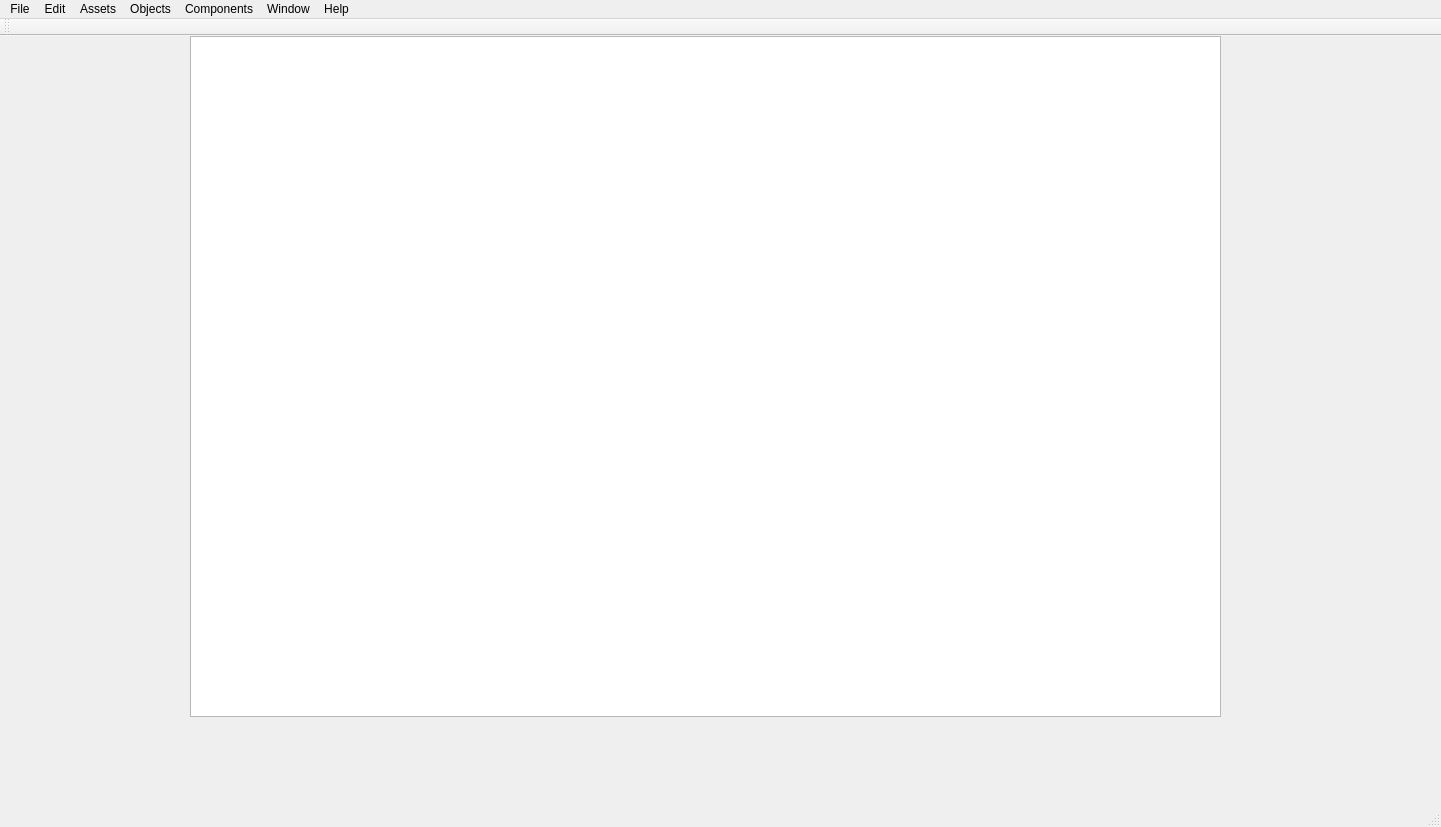
<?xml version="1.0" encoding="UTF-8"?>
<ui version="4.0">
 <class>ConceptEditorClass</class>
 <widget class="QMainWindow" name="ConceptEditorClass">
  <property name="geometry">
   <rect>
    <x>0</x>
    <y>0</y>
    <width>1441</width>
    <height>827</height>
   </rect>
  </property>
  <property name="windowTitle">
   <string>ConceptEditor</string>
  </property>
  <property name="autoFillBackground">
   <bool>false</bool>
  </property>
  <widget class="QWidget" name="centralWidget">
   <widget class="QWidget" name="verticalLayoutWidget">
    <property name="geometry">
     <rect>
      <x>0</x>
      <y>-1</y>
      <width>191</width>
      <height>771</height>
     </rect>
    </property>
    <layout class="QVBoxLayout" name="verticalLayout"/>
   </widget>
   <widget class="QGraphicsView" name="graphicsView">
    <property name="geometry">
     <rect>
      <x>190</x>
      <y>0</y>
      <width>1031</width>
      <height>681</height>
     </rect>
    </property>
   </widget>
   <widget class="QWidget" name="gridLayoutWidget">
    <property name="geometry">
     <rect>
      <x>189</x>
      <y>680</y>
      <width>1031</width>
      <height>91</height>
     </rect>
    </property>
    <layout class="QGridLayout" name="gridLayout"/>
   </widget>
   <widget class="QWidget" name="verticalLayoutWidget_2">
    <property name="geometry">
     <rect>
      <x>1220</x>
      <y>0</y>
      <width>221</width>
      <height>771</height>
     </rect>
    </property>
    <layout class="QVBoxLayout" name="verticalLayout_2"/>
   </widget>
  </widget>
  <widget class="QMenuBar" name="menuBar">
   <property name="geometry">
    <rect>
     <x>0</x>
     <y>0</y>
     <width>1441</width>
     <height>21</height>
    </rect>
   </property>
   <widget class="QMenu" name="menuFile">
    <property name="title">
     <string>File</string>
    </property>
    <addaction name="actionNew_Playground"/>
    <addaction name="actionOpen_Playground"/>
    <addaction name="actionSave"/>
    <addaction name="separator"/>
    <addaction name="actionNew_Project"/>
    <addaction name="actionOpen_Project"/>
    <addaction name="separator"/>
    <addaction name="actionExit"/>
   </widget>
   <widget class="QMenu" name="menuEdit">
    <property name="title">
     <string>Edit</string>
    </property>
    <addaction name="actionUndo"/>
    <addaction name="actionRedo"/>
    <addaction name="separator"/>
    <addaction name="actionEdit"/>
    <addaction name="actionCopy"/>
    <addaction name="actionDuplicate"/>
    <addaction name="actionDelete"/>
    <addaction name="separator"/>
    <addaction name="actionEditor_Settings"/>
    <addaction name="actionProject_Settings"/>
   </widget>
   <widget class="QMenu" name="menuWindow">
    <property name="title">
     <string>Window</string>
    </property>
    <addaction name="actionConsole"/>
    <addaction name="actionContent"/>
    <addaction name="actionObject_Details"/>
   </widget>
   <widget class="QMenu" name="menuAssets">
    <property name="title">
     <string>Assets</string>
    </property>
    <addaction name="actionAdd_2"/>
   </widget>
   <widget class="QMenu" name="menuObjects">
    <property name="title">
     <string>Objects</string>
    </property>
    <addaction name="actionCreate"/>
   </widget>
   <widget class="QMenu" name="menuComponents">
    <property name="title">
     <string>Components</string>
    </property>
    <addaction name="actionAdd"/>
   </widget>
   <widget class="QMenu" name="menuHelp">
    <property name="title">
     <string>Help</string>
    </property>
    <addaction name="actionDocumentation"/>
    <addaction name="actionAbout_Concept_Editor"/>
   </widget>
   <addaction name="menuFile"/>
   <addaction name="menuEdit"/>
   <addaction name="menuAssets"/>
   <addaction name="menuObjects"/>
   <addaction name="menuComponents"/>
   <addaction name="menuWindow"/>
   <addaction name="menuHelp"/>
  </widget>
  <widget class="QToolBar" name="mainToolBar">
   <attribute name="toolBarArea">
    <enum>TopToolBarArea</enum>
   </attribute>
   <attribute name="toolBarBreak">
    <bool>false</bool>
   </attribute>
  </widget>
  <widget class="QStatusBar" name="statusBar"/>
  <action name="actionNew_Playground">
   <property name="text">
    <string>New Playground...</string>
   </property>
  </action>
  <action name="actionOpen_Playground">
   <property name="text">
    <string>Open Playground...</string>
   </property>
  </action>
  <action name="actionSave">
   <property name="text">
    <string>Save...</string>
   </property>
  </action>
  <action name="actionNew_Project">
   <property name="text">
    <string>New Project...</string>
   </property>
  </action>
  <action name="actionOpen_Project">
   <property name="text">
    <string>Open Project...</string>
   </property>
  </action>
  <action name="actionExit">
   <property name="text">
    <string>Exit</string>
   </property>
  </action>
  <action name="actionUndo">
   <property name="text">
    <string>Undo</string>
   </property>
  </action>
  <action name="actionRedo">
   <property name="text">
    <string>Redo</string>
   </property>
  </action>
  <action name="actionEdit">
   <property name="text">
    <string>Cut</string>
   </property>
  </action>
  <action name="actionCopy">
   <property name="text">
    <string>Copy</string>
   </property>
  </action>
  <action name="actionDuplicate">
   <property name="text">
    <string>Duplicate</string>
   </property>
  </action>
  <action name="actionDelete">
   <property name="text">
    <string>Delete</string>
   </property>
  </action>
  <action name="actionEditor_Settings">
   <property name="text">
    <string>Editor Settings</string>
   </property>
  </action>
  <action name="actionProject_Settings">
   <property name="text">
    <string>Project Settings</string>
   </property>
  </action>
  <action name="actionConsole">
   <property name="text">
    <string>Console</string>
   </property>
  </action>
  <action name="actionContent">
   <property name="text">
    <string>Content</string>
   </property>
  </action>
  <action name="actionObject_Details">
   <property name="text">
    <string>Object Details</string>
   </property>
  </action>
  <action name="actionDocumentation">
   <property name="text">
    <string>Documentation...</string>
   </property>
  </action>
  <action name="actionAbout_Concept_Editor">
   <property name="text">
    <string>About Concept Editor</string>
   </property>
  </action>
  <action name="actionAdd">
   <property name="text">
    <string>Add...</string>
   </property>
  </action>
  <action name="actionCreate">
   <property name="text">
    <string>Create...</string>
   </property>
  </action>
  <action name="actionAdd_2">
   <property name="text">
    <string>Add...</string>
   </property>
  </action>
 </widget>
 <layoutdefault spacing="6" margin="11"/>
 <resources>
  <include location="ConceptEditor.qrc"/>
 </resources>
 <connections/>
</ui>
